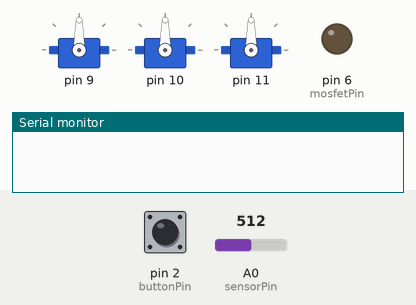
Simulated run of this sketch. Board: Arduino Uno, built with avr-gcc and run on an emulated ATmega328P. Parts: 3 × servo, output pins drawn as LEDs (lit = HIGH), the last lines printed to the serial monitor. Inputs (shaded band) come from the test bench; at power-on: pin 2 (buttonPin) LOW, A0 (sensorPin) = 512.

Above: at 1.2 s.
1.3 s: pin 2 (buttonPin) pulled HIGH for 0.15 s
At 3.1 s:
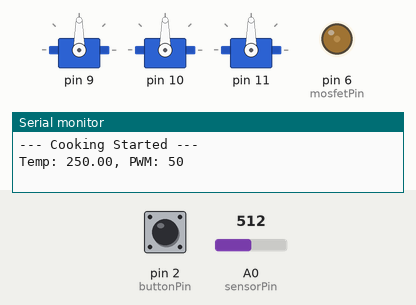
3.8 s: A0 (sensorPin) set to 306
At 4.6 s:
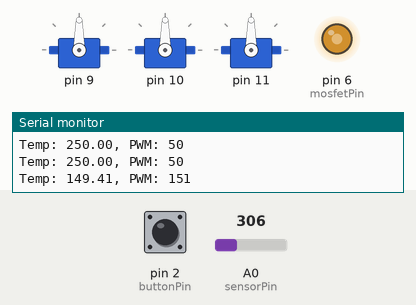
5.8 s: A0 (sensorPin) set to 190
At 7.3 s:
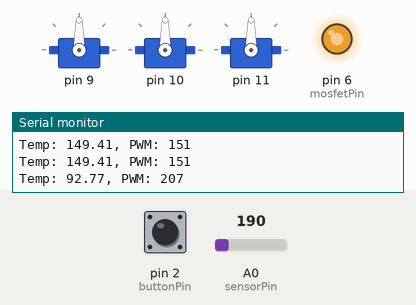
Timing chart, 0 to 8.8 s (numbered marks = the images above; inputs shaded):
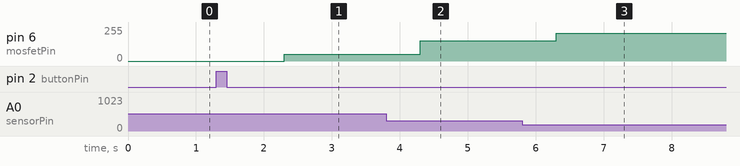

Measured:
- after the input at 1.3 s, pin 6 (mosfetPin): 0/255 → 50/255 after 1.0 s
- after the input at 3.8 s, pin 6 (mosfetPin): 50/255 → 151/255 after 0.50 s
- after the input at 5.8 s, pin 6 (mosfetPin): 151/255 → 207/255 after 0.50 s

The sketch:

ISAC.ino
```cpp
#include <Servo.h>
// --- PIN DEFINITIONS ---
const int sensorPin = A0;
const int mosfetPin = 6;
const int buttonPin = 2;

// --- CONFIGURATION ---
const unsigned long cookTimeOat = 60*1000;
const float IdealTemp = 100.0;
const unsigned long SampleTime = 1000;

// --- PID CONSTANTS ---
const double Kp = 1.0;
const double Ki = 0.0;
const double Kd = 0.0;

// --- PID VARIABLES ---
float PreviousError = 0.0;
float TotalIntegral = 0.0;
int PWM_Value = 0;

// --- TIMING VARIABLES ---
unsigned long startTime = 0;
unsigned long lastSampleTime = 0;
bool isCooking = false;

// --- SERVO VARIBLES ---
const int ServoSpeed = 90;
const int ServoDelay = 20;

Servo servos[5];
const int oat = 0;
const int rasin = 1;
const int sugar = 2;
int buttonInst = 0;
bool servoActive[5] = {false,false,false,false,false};

void setup() {
  servos[oat].attach(9);
  servos[rasin].attach(10);
  servos[sugar].attach(11);
  pinMode(buttonPin, INPUT);
  pinMode(sensorPin, INPUT);
  pinMode(mosfetPin, OUTPUT);
  Serial.begin(9600);
}

void loop() {

  if (digitalRead(buttonPin) == HIGH && !isCooking) {

    isCooking = true;
    startTime = millis();
    lastSampleTime = millis();
    Serial.println("--- Cooking Started ---");
  }


  if (isCooking) {
    unsigned long currentTime = millis();


    if (currentTime - startTime >= cookTimeOat) {
      endCook();
      return;
    }


    if (currentTime - lastSampleTime >= SampleTime) {

      unsigned long timeDelta = currentTime - lastSampleTime;

      float CurrentT = getTemprature();
      PWM_Value = calculatePID(CurrentT, timeDelta);

      analogWrite(mosfetPin, PWM_Value);
      lastSampleTime = currentTime;


      Serial.println("Temp: " + String(CurrentT) + ", PWM: " + String(PWM_Value));
    }
  }
}

// Function to stop the process cleanly
void endCook() {
  isCooking = false;
  analogWrite(mosfetPin, 0);
  TotalIntegral = 0;
  PreviousError = 0;
  Serial.println("--- Cooking Finished ---");
}

int calculatePID(float Temp, unsigned long TimeDelta) {
  float timeSecs = TimeDelta / 1000.0;

  float error = IdealTemp - Temp;

  // Proportional Term
  float proportional = Kp * error;

  // Integral Term (Anti-windup added)
  TotalIntegral += error * timeSecs;
  // Limiting the integral
  if (TotalIntegral > 200) TotalIntegral = 200;
  if (TotalIntegral < -200) TotalIntegral = -200;
  float integral = Ki * TotalIntegral;

  // Derivative Term
  float derivative = Kd * (error - PreviousError) / timeSecs;
  PreviousError = error;

  float rawPWM = proportional + integral + derivative;

  int PWM = (int)rawPWM + 200;

  if (PWM < 0) PWM = 0;
  if (PWM > 255) PWM = 255;

  return PWM;
}

float getTemprature() {
  float sensorValue = analogRead(sensorPin);
  float temperatureC = (sensorValue * 5.0 / 1024.0) * 100.0;

  return temperatureC;
}

void dispense(int servo){
  servoActive[servo] = true;
  servos[servo].write(90+ServoSpeed);
  delay(ServoDelay);
  servos[servo].write(90);
  servoActive[servo] = false;
} 
```
